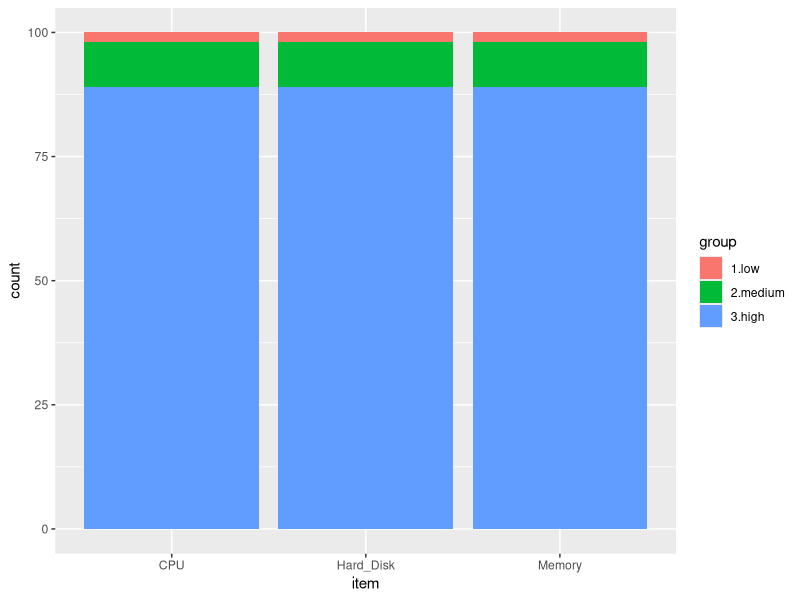
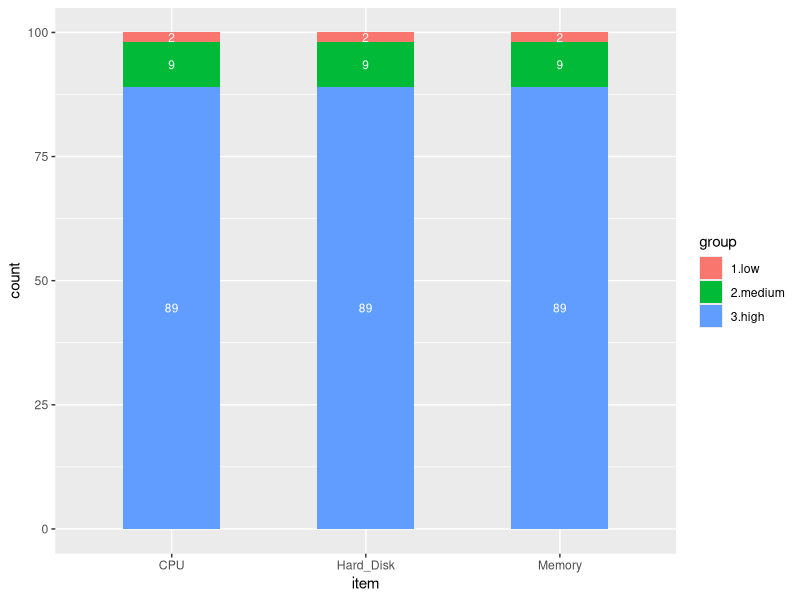

Here is the R script that generated these plots, in order: (Note: this script raises an error after producing the figures.)
#library(ggplot2)
#set.seed(5)
#diamonds.subset <- diamonds[sample(nrow(diamonds), 100), ]#
#
#qplot(carat, data = diamonds, geom = "histogram",
#      fill = color)


df <- data.frame("item" = 1:300, "num" = 1:300, "group" = 1:300)
df$item[1:100] <- "CPU"
df$item[101:200] <- "Memory"
df$item[201:300] <- "Hard_Disk"
df$num[1:100] <- 1:100
df$num[101:200] <- 1:100
df$num[201:300] <- 1:100
df$group[1:89] <- "3.high"
df$group[90:99] <- "2.medium"
df$group[99:100] <- "1.low"
df$group[101:189] <- "3.high"
df$group[190:199] <- "2.medium"
df$group[199:200] <- "1.low"
df$group[201:289] <- "3.high"
df$group[290:299] <- "2.medium"
df$group[299:300] <- "1.low"


# install.packages("ggplot2")
library(ggplot2)

ggplot(df, aes(x = item, use = `num` , fill = group)) +
  geom_bar()


plot06<-ggplot(df, aes(x=item, fill=group)) + geom_bar(
  width = 0.5, position ="stack") + geom_text(stat = "count", aes(label = ..count..), position = position_stack(vjust = 0.5),
color = I("white"), size = 3)

plot06



# install.packages("ggplot2")
library(ggplot2)

ggplot(df, aes(x = item, use_ratio = `num`, fill = group)) +
  geom_bar(stat = "identity")

# install.packages("ggplot2")
library(ggplot2)

ggplot(df, aes(x = item, y = `num`, fill = group)) +
  geom_bar(stat = "identity") +
  scale_fill_brewer()

